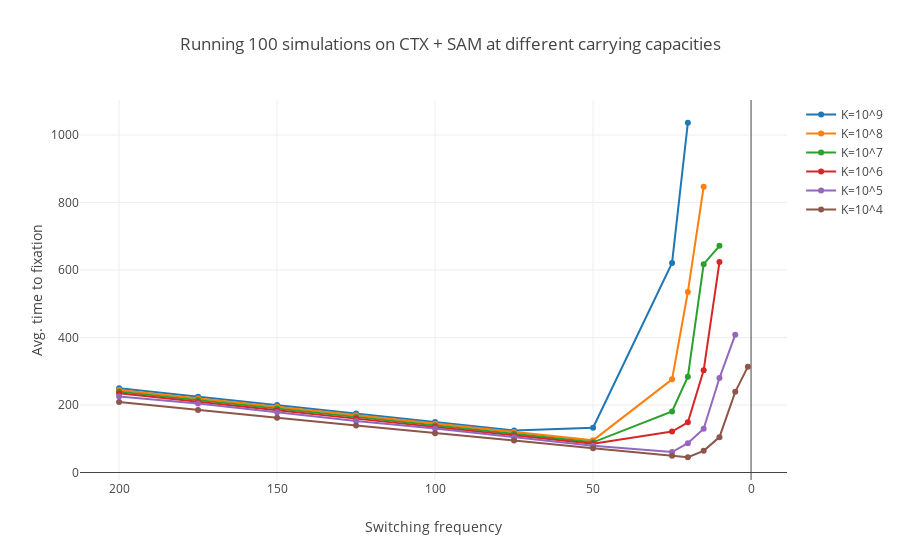
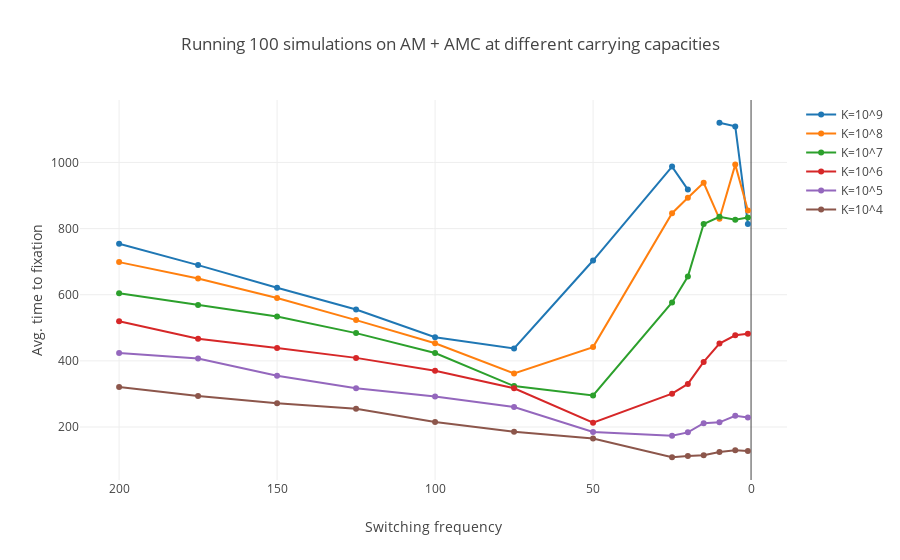
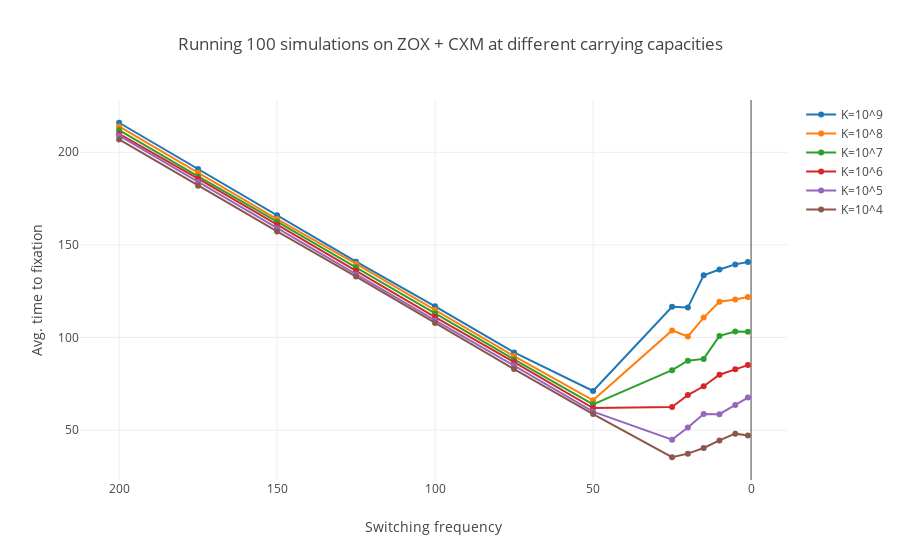

Notebook source saved alongside these figures, in order:
### Code cell
figi = ord('a')
for pair in pairs:
    fig = curves_switching(pair)
    iplot(fig, show_link=False)
    pio.write_image(fig, 'fig6{}.pdf'.format(chr(figi)), width=11*95.5, height=8.5*95.5)
    figi += 1

### Figure 1 — Plotly figure (JSON) as saved in the notebook; plotly's stock layout.template omitted (floating-point values rounded to 4 significant figures)
{"data": [{"name": "K=10^9", "type": "scatter", "uid": "29c88cc8-ed26-11e8-847e-c16aed8ca6ed", "x": [200, 175, 150, 125, 100, 75, 50, 25, 20, 15, 10, 5, 1], "y": [249.6, 224.3, 199.7, 174.7, 149.6, 124.7, 132.6, 621.0, 1036.0, null, null, null, null]}, {"name": "K=10^8", "type": "scatter", "uid": "29c88cc9-ed26-11e8-927d-c16aed8ca6ed", "x": [200, 175, 150, 125, 100, 75, 50, 25, 20, 15, 10, 5, 1], "y": [244.6, 219.6, 194.8, 169.8, 144.8, 120.0, 95.3, 276.1, 534.9, 846.7, null, null, null]}, {"name": "K=10^7", "type": "scatter", "uid": "29c88cca-ed26-11e8-b749-c16aed8ca6ed", "x": [200, 175, 150, 125, 100, 75, 50, 25, 20, 15, 10, 5, 1], "y": [239.7, 214.8, 189.5, 164.8, 139.6, 114.8, 89.49, 181.0, 284.1, 617.4, 671.6, null, null]}, {"name": "K=10^6", "type": "scatter", "uid": "29c88ccb-ed26-11e8-8bc2-c16aed8ca6ed", "x": [200, 175, 150, 125, 100, 75, 50, 25, 20, 15, 10, 5, 1], "y": [235.2, 208.8, 184.7, 159.7, 134.9, 109.6, 84.93, 121.5, 148.9, 302.6, 623.7, null, null]}, {"name": "K=10^5", "type": "scatter", "uid": "29c88ccc-ed26-11e8-90e2-c16aed8ca6ed", "x": [200, 175, 150, 125, 100, 75, 50, 25, 20, 15, 10, 5, 1], "y": [225.3, 204.3, 178.8, 152.7, 130.2, 104.6, 79.35, 60.72, 86.92, 129.7, 279.9, 408.5, null]}, {"name": "K=10^4", "type": "scatter", "uid": "29c88ccd-ed26-11e8-aaf1-c16aed8ca6ed", "x": [200, 175, 150, 125, 100, 75, 50, 25, 20, 15, 10, 5, 1], "y": [209.1, 184.9, 162.2, 139.4, 116.2, 95.12, 72.2, 49.63, 45.24, 64.29, 104.9, 239.0, 313.7]}], "layout": {"title": "Running 100 simulations on CTX + SAM at different carrying capacities", "xaxis": {"autorange": "reversed", "title": "Switching frequency"}, "yaxis": {"title": "Avg. time to fixation"}}}

### Figure 2 — Plotly figure (JSON) as saved in the notebook; plotly's stock layout.template omitted (floating-point values rounded to 4 significant figures)
{"data": [{"name": "K=10^9", "type": "scatter", "uid": "430a50c0-ed26-11e8-8c30-c16aed8ca6ed", "x": [200, 175, 150, 125, 100, 75, 50, 25, 20, 15, 10, 5, 1], "y": [754.3, 689.5, 621.1, 555.2, 471.7, 437.6, 703.4, 987.5, 918, null, 1120, 1109, 814]}, {"name": "K=10^8", "type": "scatter", "uid": "430a50c1-ed26-11e8-a25c-c16aed8ca6ed", "x": [200, 175, 150, 125, 100, 75, 50, 25, 20, 15, 10, 5, 1], "y": [698.6, 648.8, 590.3, 523.3, 453.3, 361.9, 441.7, 846.5, 893.0, 938.5, 829.5, 993.4, 854.9]}, {"name": "K=10^7", "type": "scatter", "uid": "430a50c2-ed26-11e8-95dc-c16aed8ca6ed", "x": [200, 175, 150, 125, 100, 75, 50, 25, 20, 15, 10, 5, 1], "y": [604.4, 568.9, 534.2, 484.0, 423.6, 323.9, 295.6, 576.7, 655.2, 813.8, 835.4, 826.7, 833.6]}, {"name": "K=10^6", "type": "scatter", "uid": "430a50c3-ed26-11e8-9388-c16aed8ca6ed", "x": [200, 175, 150, 125, 100, 75, 50, 25, 20, 15, 10, 5, 1], "y": [519.6, 466.8, 439.3, 409.1, 370.1, 317.4, 212.9, 301.0, 330.3, 396.9, 452.2, 477.4, 481.7]}, {"name": "K=10^5", "type": "scatter", "uid": "430a50c4-ed26-11e8-a5ad-c16aed8ca6ed", "x": [200, 175, 150, 125, 100, 75, 50, 25, 20, 15, 10, 5, 1], "y": [424.2, 407.3, 354.8, 317.1, 292.4, 260.3, 185.3, 173.4, 183.9, 211.6, 214.1, 233.9, 228.8]}, {"name": "K=10^4", "type": "scatter", "uid": "430a50c5-ed26-11e8-939a-c16aed8ca6ed", "x": [200, 175, 150, 125, 100, 75, 50, 25, 20, 15, 10, 5, 1], "y": [320.9, 294.0, 271.7, 255.0, 215.2, 185.6, 165.3, 108.6, 112.6, 114.6, 124.7, 130.0, 127.2]}], "layout": {"title": "Running 100 simulations on AM + AMC at different carrying capacities", "xaxis": {"autorange": "reversed", "title": "Switching frequency"}, "yaxis": {"title": "Avg. time to fixation"}}}

### Figure 3 — Plotly figure (JSON) as saved in the notebook; plotly's stock layout.template omitted (floating-point values rounded to 4 significant figures)
{"data": [{"name": "K=10^9", "type": "scatter", "uid": "67cee434-ed26-11e8-9616-c16aed8ca6ed", "x": [200, 175, 150, 125, 100, 75, 50, 25, 20, 15, 10, 5, 1], "y": [215.9, 191.0, 166.0, 140.9, 116.8, 91.93, 71.16, 116.6, 116.2, 133.6, 136.7, 139.5, 140.7]}, {"name": "K=10^8", "type": "scatter", "uid": "67cee435-ed26-11e8-a822-c16aed8ca6ed", "x": [200, 175, 150, 125, 100, 75, 50, 25, 20, 15, 10, 5, 1], "y": [214.0, 189.0, 164.0, 139.7, 114.9, 90, 66.11, 103.8, 100.6, 110.7, 119.3, 120.5, 121.9]}, {"name": "K=10^7", "type": "scatter", "uid": "67cee436-ed26-11e8-b8f6-c16aed8ca6ed", "x": [200, 175, 150, 125, 100, 75, 50, 25, 20, 15, 10, 5, 1], "y": [212, 187.0, 162.5, 137.9, 113.0, 88.16, 63.93, 82.38, 87.45, 88.44, 100.9, 103.2, 103.1]}, {"name": "K=10^6", "type": "scatter", "uid": "67cee437-ed26-11e8-8538-c16aed8ca6ed", "x": [200, 175, 150, 125, 100, 75, 50, 25, 20, 15, 10, 5, 1], "y": [210.0, 185.8, 160.9, 136.0, 111, 86.75, 61.93, 62.45, 68.92, 73.67, 79.9, 82.81, 85.1]}, {"name": "K=10^5", "type": "scatter", "uid": "67cee438-ed26-11e8-9037-c16aed8ca6ed", "x": [200, 175, 150, 125, 100, 75, 50, 25, 20, 15, 10, 5, 1], "y": [209.0, 184.0, 159.0, 133.9, 109.2, 84.86, 59.95, 44.85, 51.42, 58.64, 58.62, 63.58, 67.56]}, {"name": "K=10^4", "type": "scatter", "uid": "67cee439-ed26-11e8-a7de-c16aed8ca6ed", "x": [200, 175, 150, 125, 100, 75, 50, 25, 20, 15, 10, 5, 1], "y": [206.9, 182, 157.2, 132.9, 107.9, 82.97, 58.67, 35.34, 37.28, 40.35, 44.43, 48.08, 47.03]}], "layout": {"title": "Running 100 simulations on ZOX + CXM at different carrying capacities", "xaxis": {"autorange": "reversed", "title": "Switching frequency"}, "yaxis": {"title": "Avg. time to fixation"}}}
